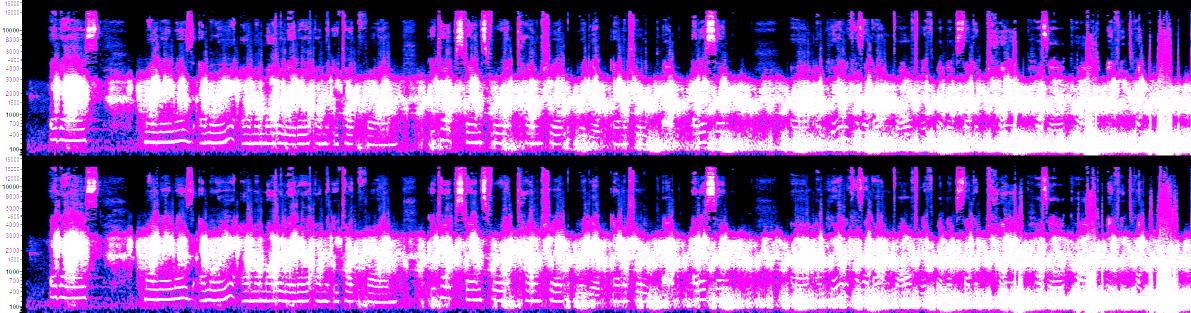
#> input picture self_introduction_memory_dump/_Tape9_thought/self_intro_spec_cont_brightened.png, 2381 x 626 px, found by its file name (shown at 1/2 size)
$ python analyze_structures.py
#> lines starting #> are read from the running program, lines starting #| are printed output that depends on the picture
import numpy as np
from PIL import Image
import matplotlib
matplotlib.use('Agg')
import matplotlib.pyplot as plt

# Read the brightened image
img_pil = Image.open(r'C:\stack\arg\self_intro_spec_cont_brightened.png')
#> img_pil is the input picture: PIL image 2381x626 RGBA; mean R, G, B, A 151.5, 89.1, 191.2, 255
img = np.array(img_pil)
img_rgb = img[:, :, :3]
gray = np.mean(img_rgb, axis=2)
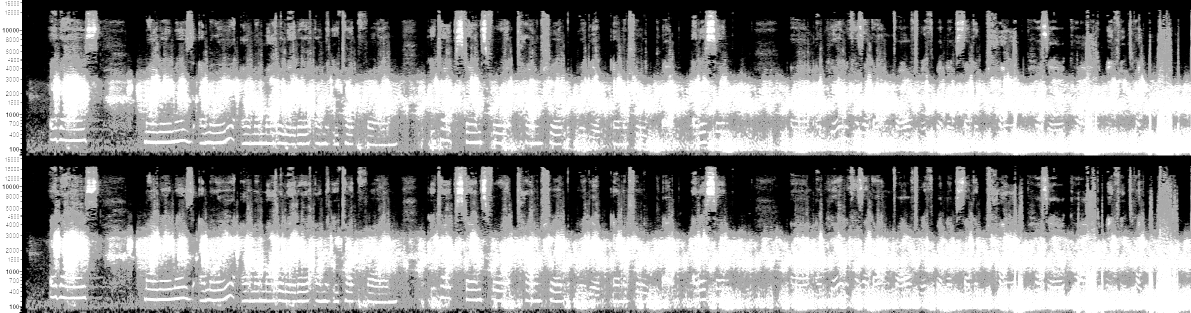
#> gray: shape (626, 2381) float64 (shown at 1/2 size); min 0, max 255, mean 143.9

height, width = gray.shape
#> height = 626; width = 2381
print(f"Image: {width}x{height}")
#| Image: 2381x626

# The image is a stacked spectrogram:
# - LEFT channel: top half (rows 0-310)
# - RIGHT channel: bottom half (rows 311-625)
# Frequency labels on the left side show:
# 100, 400, 700, 1000, 1500, 2000, 2500, 3000, 4000, 5000, 6000, 7000, 8000, 10000, 12000, 15000, 19000

# From the structures image:
# - Red box is in LEFT channel, approximately rows 100-200 (based on frequency labels ~400-1000 Hz)
# - Green circle is in RIGHT channel, approximately rows 400-500 (also ~400-1000 Hz range)

# Let's identify the pixel positions more precisely
# Looking at the labels: "400" appears around row 150 in LEFT, "1000" around row 100
# So the red box region is roughly rows 80-180 in LEFT channel

# Extract the red box region (LEFT channel, ~400-1000 Hz)
left_redbox = gray[80:180, :]
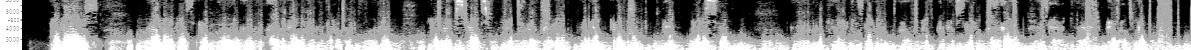
#> left_redbox: shape (100, 2381) float64 (shown at 1/2 size); min 0, max 255, mean 131.1

# Extract the green circle region (RIGHT channel, ~400-1000 Hz)
# The green circle is near the middle horizontally (around columns 700-900?)
# and in the RIGHT channel (rows 400-500)
right_greencircle = gray[420:480, 650:850]
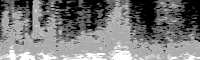
#> right_greencircle: shape (60, 200) float64; min 0, max 255, mean 122.9

print(f"LEFT redbox region: {left_redbox.shape}")
#| LEFT redbox region: (100, 2381)
print(f"RIGHT greencircle region: {right_greencircle.shape}")
#| RIGHT greencircle region: (60, 200)

# Save the regions
plt.figure(figsize=(24, 4))
plt.imshow(left_redbox, aspect='auto', cmap='magma', vmin=0, vmax=255)
plt.title('LEFT Channel - Red Box Region (~400-1000 Hz) - Formant Shelves')
plt.xlabel('Time (pixels)')
plt.ylabel('Frequency (pixels)')
plt.colorbar(label='Brightness')
plt.tight_layout()
plt.savefig(r'C:\stack\arg\tapes_man_2\left_formant_shelves.png', dpi=200)
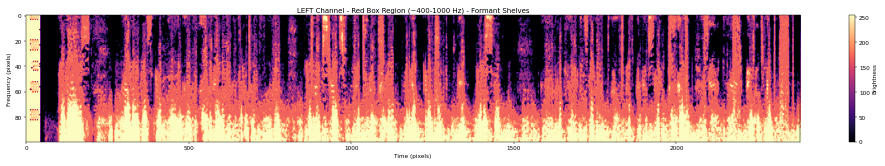
#> figure drawn by matplotlib, 2 panels
plt.close()

plt.figure(figsize=(10, 6))
plt.imshow(right_greencircle, aspect='auto', cmap='magma', vmin=0, vmax=255)
plt.title('RIGHT Channel - Green Circle Region (~400-1000 Hz) - 3 Strokes')
plt.xlabel('Time (pixels)')
plt.ylabel('Frequency (pixels)')
plt.colorbar(label='Brightness')
plt.tight_layout()
plt.savefig(r'C:\stack\arg\tapes_man_2\right_3strokes.png', dpi=200)
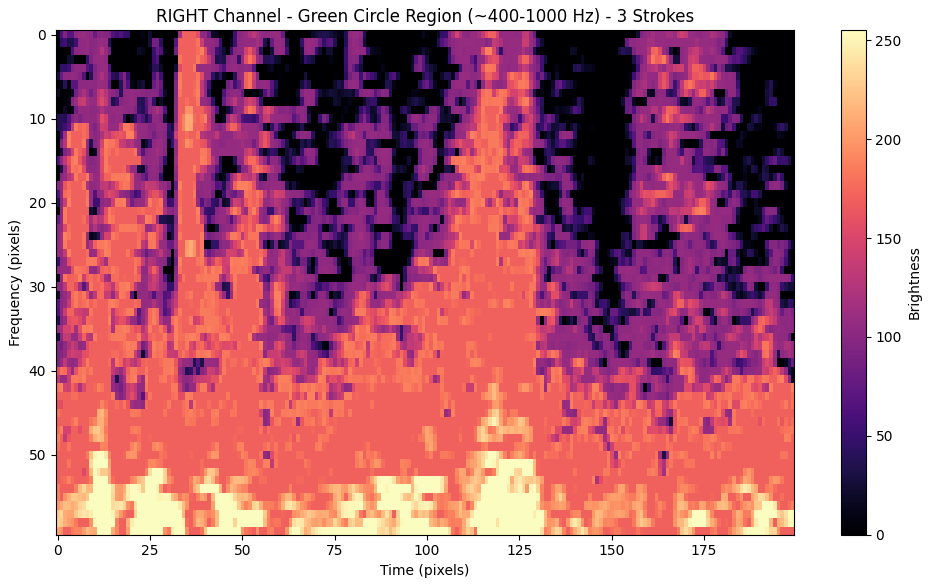
#> figure drawn by matplotlib, 2 panels
plt.close()

# Now let's analyze the formant shelves structure
# The shelves appear as horizontal bright bars with varying lengths

# Let's find the horizontal bars by looking at rows with high brightness
row_means = np.mean(left_redbox, axis=1)
#> row_means = 100 values, max 242.5 at index 97, min 64.22 at index 13, mean 131.1
print(f"\nLEFT formant shelves - Row brightness profile:")
for i in range(0, len(row_means), 5):
    bar = '#' * int(row_means[i] / 5)
    print(f"  Row {i:3d}: {row_means[i]:6.1f} |{bar}")
#> this loop made 20 passes
#> (i, bar) on passes 2 to 13: (5, '#############'), (10, '#############'), (15, '#############'), (20, '#############'), (25, '#############'), (30, '###############'), (35, '################'), (40, '###################'), (45, '######################'), (50, '#######################'), (55, '##########################'), (60, '###########################')
#> i on passes 18 to 20: 85, 90, 95
#|   Row   0:   74.1 |##############
#|   Row   5:   68.6 |#############
#|   Row  10:   67.0 |#############
#|   Row  15:   69.0 |#############
#|   Row  20:   67.1 |#############
#|   Row  25:   69.6 |#############
#|   Row  30:   76.4 |###############
#|   Row  35:   80.7 |################
#> (further printed lines are left out)

# Find peaks (bright shelves)
from scipy import signal
peaks, properties = signal.find_peaks(row_means, height=150, distance=3, prominence=20)
#> peaks = empty array; properties = {'peak_heights': empty array, 'prominences': empty array, 'left_bases': empty array, 'right_bases': empty array}
print(f"\nBright shelf rows: {peaks}")
#| Bright shelf rows: []
print(f"Shelf brightness: {[f'{row_means[p]:.1f}' for p in peaks]}")
#| Shelf brightness: []

# Now let's look at the 3-stroke structure in detail
print(f"\nRIGHT 3-stroke region analysis:")
print(f"Shape: {right_greencircle.shape}")
#| Shape: (60, 200)

# Find the columns with bright strokes
col_means = np.mean(right_greencircle, axis=0)
#> col_means = 200 values, max 188 at index 119, min 58.71 at index 148, mean 122.9
print(f"\nColumn brightness:")
for i in range(len(col_means)):
    bar = '#' * int(col_means[i] / 5)
    print(f"  Col {i:3d}: {col_means[i]:6.1f} |{bar}")
#> this loop made 200 passes
#> bar on passes 1 to 3: '#################', '######################', '#########################'
#|   Col   0:   89.9 |#################
#|   Col   1:  110.2 |######################
#|   Col   2:  128.1 |#########################
#|   Col   3:  138.0 |###########################
#|   Col   4:  148.3 |#############################
#|   Col   5:  154.8 |##############################
#|   Col   6:  156.4 |###############################
#|   Col   7:  157.5 |###############################
#> (further printed lines are left out)

# Find the stroke columns
stroke_peaks, _ = signal.find_peaks(col_means, height=150, distance=3, prominence=20)
#> stroke_peaks = [13, 33, 52, 119]
print(f"\nStroke column positions: {stroke_peaks}")
print(f"Stroke brightness: {[f'{col_means[p]:.1f}' for p in stroke_peaks]}")

# Calculate spacing between strokes
if len(stroke_peaks) >= 2:
    spacings = np.diff(stroke_peaks)
#> spacings = [20, 19, 67]
    print(f"Spacing between strokes: {spacings}")
